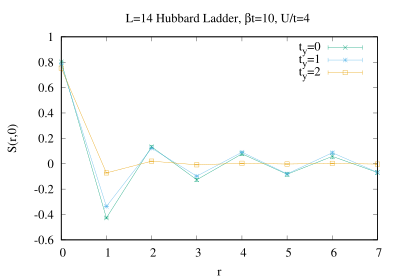

gnuplot code for this plot:
set terminal postscript eps enhanced solid color 'Times-Roman' 18
set size 0.8,0.8
set title "{L=14 Hubbard Ladder, {/Symbol b}t=10, U/t=4 }"
set out 'ladder.eps'
set fit errorvariables
#tmp='Ener_fit.dat'
#set print tmp
set xlabel "r"
set ylabel "S(r,0)"
f(x) = a   + b * x

#print "0.0  ", a,  a_err, b, b_err,  "\n\n"

plot  "ladder.dat" i 0  u 1:2:3 w e lt 2 t "t_y=0" ,\
      "ladder.dat" i 1  u 1:2:3 w e lt 3 t "t_y=1" ,\
      "ladder.dat" i 2  u 1:2:3 w e lt 4 t "t_y=2" ,\
      "ladder.dat" i 0  u 1:2 w l lt 2 t "" ,\
      "ladder.dat" i 1  u 1:2 w l lt 3 t "" ,\
      "ladder.dat" i 2  u 1:2 w l lt 4 t ""

!epstopdf ladder.eps
!open ladder.pdf
